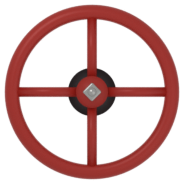
#> input picture Contents/mods/DazedPlumbing/common/media/ui/DazedPlumbing/Board/wheel_open.png, 184 x 184 px, given as the content of the folder ../common/media/ui/DazedPlumbing/Board/wheel_open.png, which was not available
$ python make_icons.py ../common/media/ui/DazedPlumbing/Board/wheel_open.png
#> lines starting #> are read from the running program, lines starting #| are printed output that depends on the picture; pictures that were not available may be replaced by others from this repository, and a replacement may not be noted
"""Inventory icons (32x32) from the Blender icon renders (dup_render.py, family "icons").

    python3 tools/make_icons.py <icon renders dir>
Each render is named by its item's Icon (DazedPumpHand.png -> textures/Item_DazedPumpHand.png).
"""
import sys
from pathlib import Path
from PIL import Image, ImageFilter

HERE = Path(__file__).resolve().parent
TEX = HERE.parent / "common/media/textures"


def fit(im):
    """Trim, shrink with premultiplied alpha to fit 30x30, sharpen a touch and centre on 32x32."""
    im = im.crop(im.getbbox()).convert("RGBa")
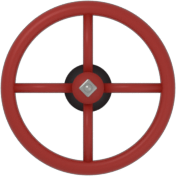
#> im: PIL image 176x177 RGBa; mean R, G, B, A 50.4, 19.6, 18.2, 89.4; transparent parts drawn white
    im.thumbnail((30, 30), Image.LANCZOS)
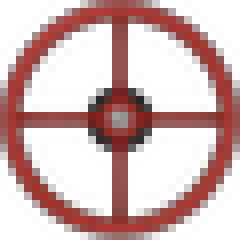
#> im: PIL image 30x30 RGBa (shown 8 times larger); mean R, G, B, A 51.9, 20.1, 18.7, 90; transparent parts drawn white
    im = im.filter(ImageFilter.UnsharpMask(radius=0.6, percent=60, threshold=1)).convert("RGBA")
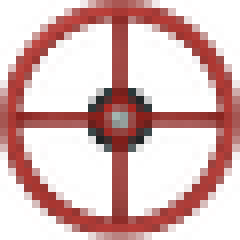
#> im: PIL image 30x30 RGBA (shown 8 times larger); mean R, G, B, A 79.3, 33.2, 31.3, 91.1; transparent parts drawn white
    out = Image.new("RGBA", (32, 32), (0, 0, 0, 0))
#> out: PIL image 32x32 RGBA; every value is 0
    out.alpha_composite(im, ((32 - im.width) // 2, (32 - im.height) // 2))
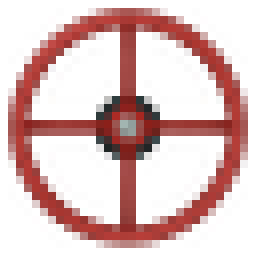
#> out: PIL image 32x32 RGBA (shown 8 times larger); mean R, G, B, A 69.7, 29.1, 27.5, 80; transparent parts drawn white
    return out


def main(renders):
    made = 0
    for p in sorted(Path(renders).glob("*.png")):
        fit(Image.open(p).convert("RGBA")).save(TEX / ("Item_%s.png" % p.stem))
        made += 1
    print("%d icons" % made)


if __name__ == "__main__":
    main(sys.argv[1])

$ run again, on Contents/mods/DazedPlumbing/common/media/ui/DazedPlumbing/Board/wheel_turned.png
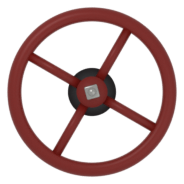
#> input picture Contents/mods/DazedPlumbing/common/media/ui/DazedPlumbing/Board/wheel_turned.png, 184 x 184 px, given as the content of the folder ../common/media/ui/DazedPlumbing/Board/wheel_turned.png, which was not available
#> in fit, `im = im.crop(im.getbbox()).convert("RGBa")`:
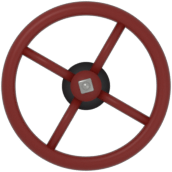
#> im: PIL image 172x172 RGBa; mean R, G, B, A 40.1, 18, 17.1, 89.3; transparent parts drawn white
#> in fit, `out.alpha_composite(im, ((32 - im.width) // 2, (32 - im.height) // 2))`:
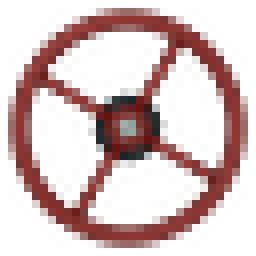
#> out: PIL image 32x32 RGBA (shown 8 times larger); mean R, G, B, A 62.5, 29.5, 28.6, 78.4; transparent parts drawn white
